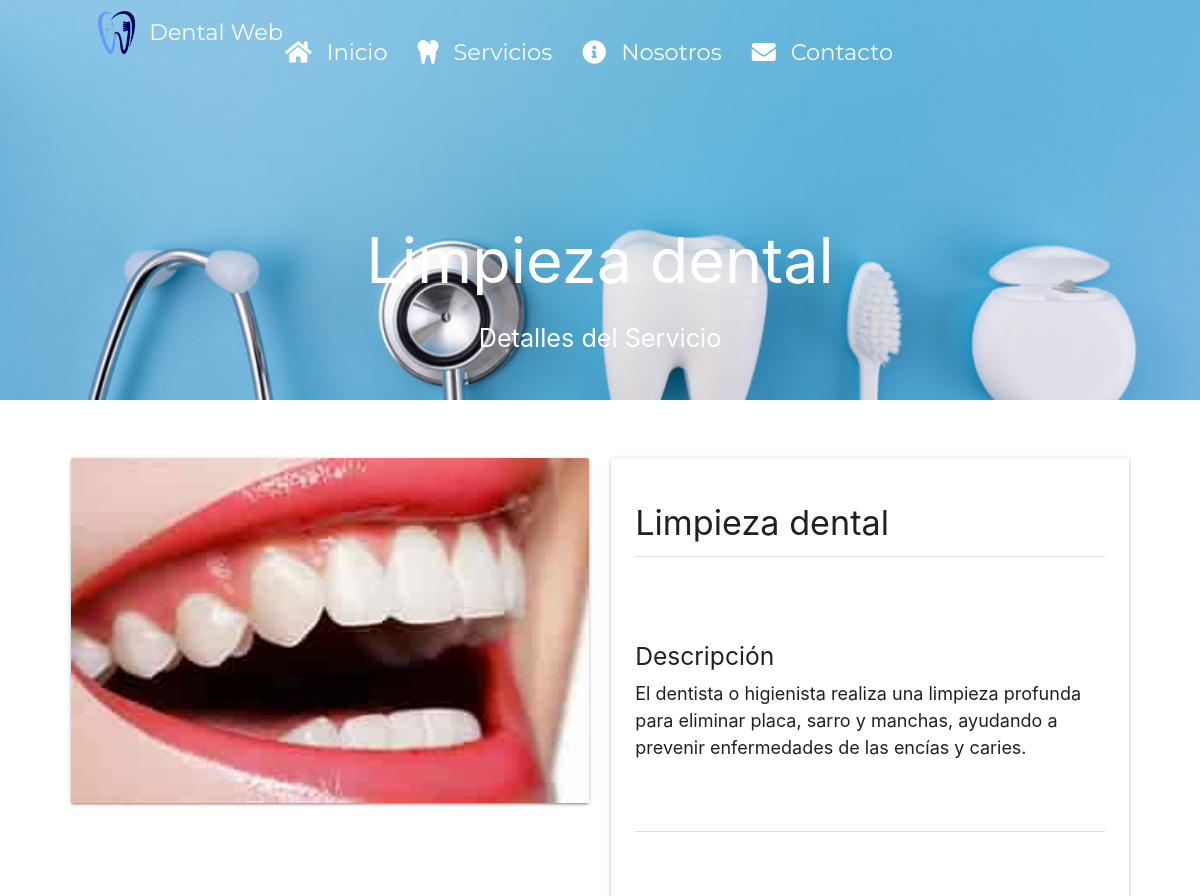
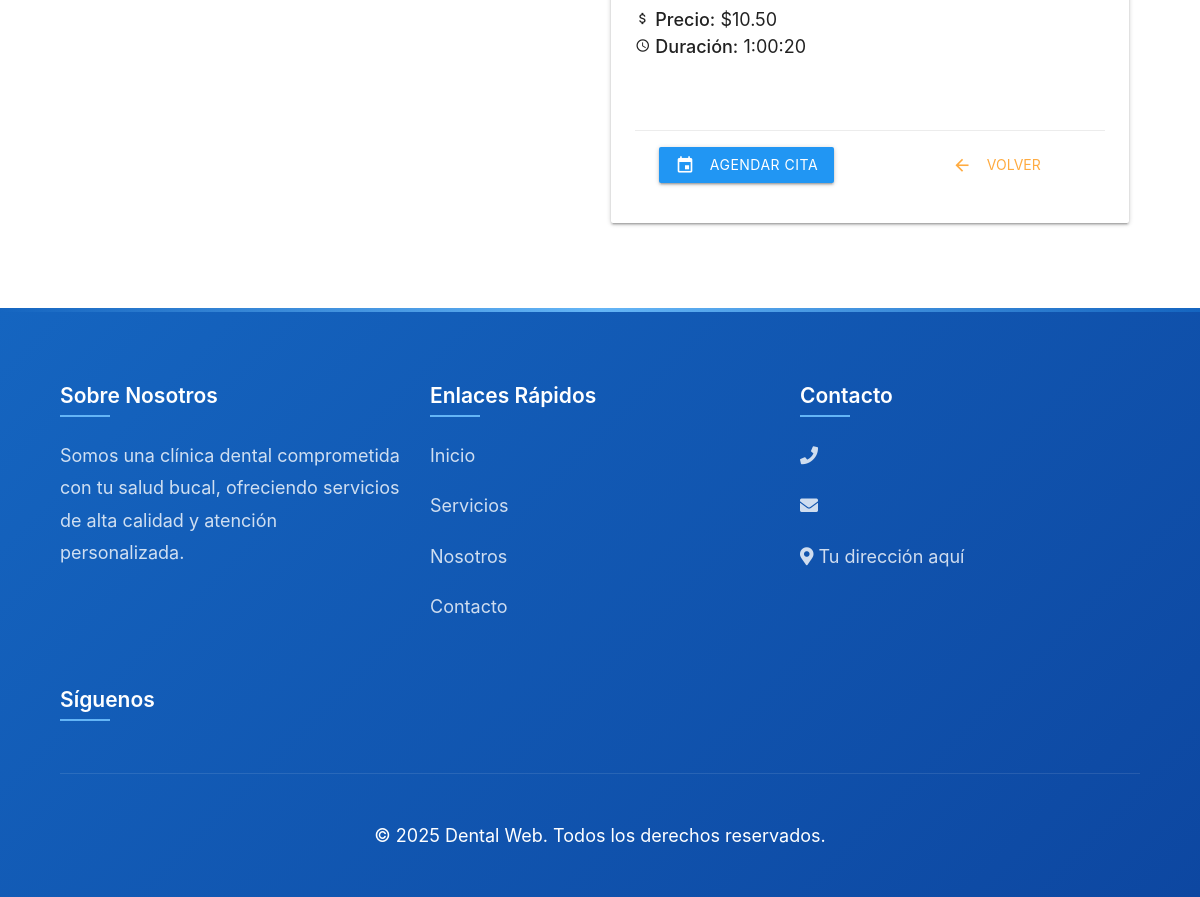
Page /services/1/ on the earlier database version (2 pictures, top to bottom).
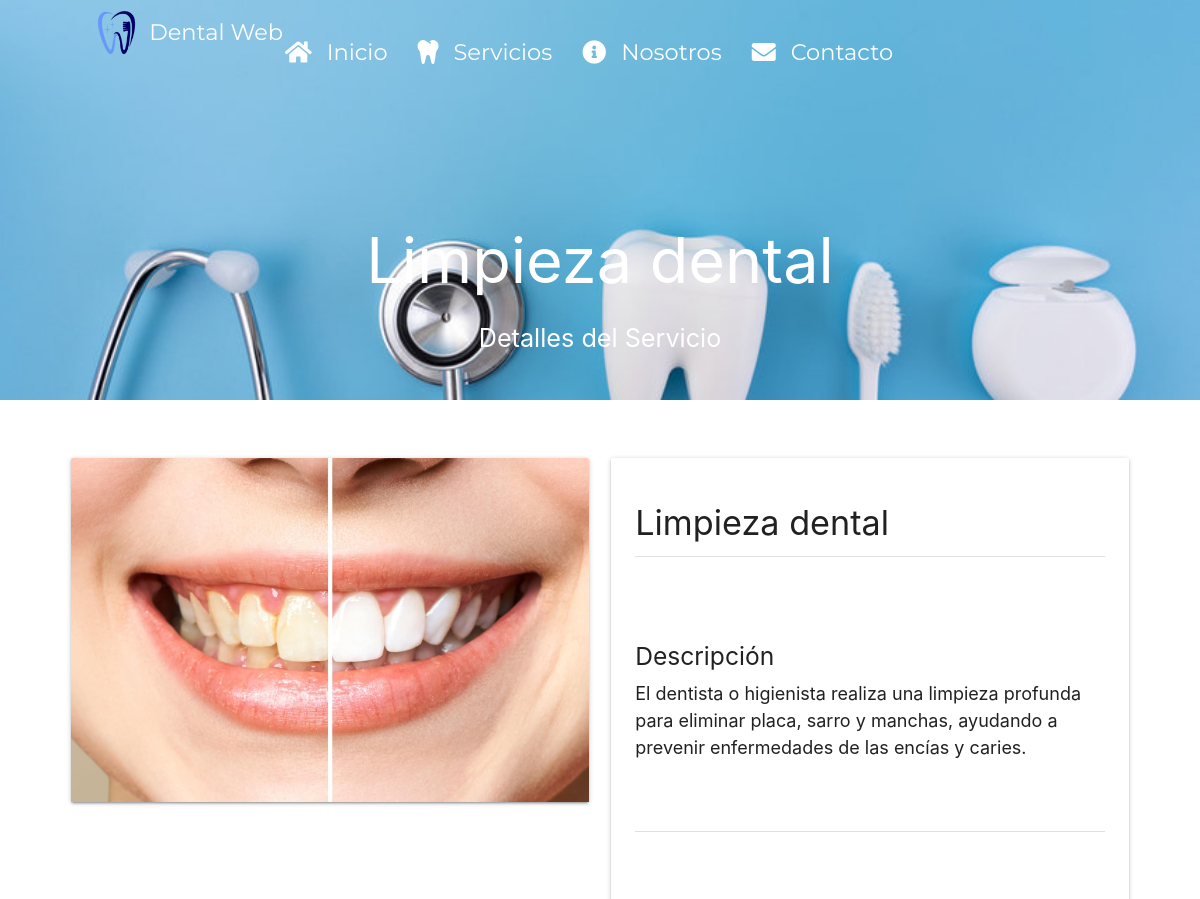
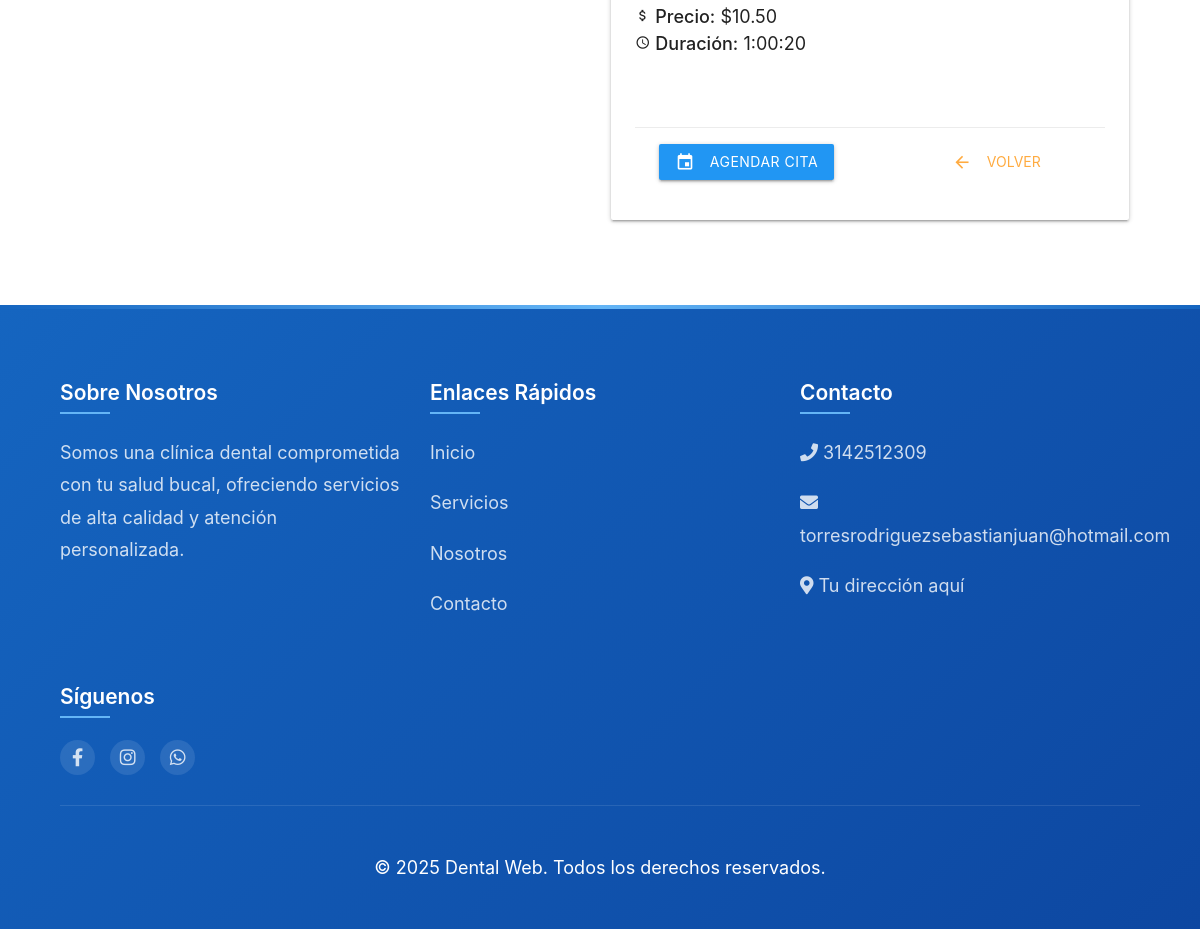
Same page on the later database version (2 pictures, top to bottom).
### dentalApp/models.py (models this page shows, shortened)
class Service(models.Model):
    name = models.CharField(max_length=100)
    description = models.TextField(max_length=166)
    price = models.DecimalField(max_digits=10, decimal_places=2)
    duration = models.DurationField()
    is_active = models.BooleanField(default=True)
    photo = models.ImageField(upload_to='media/service_photos/', null=True, blank=True)

class SocialMediaSettings(models.Model):
    whatsapp_number = models.CharField(max_length=20, help_text="Formato: 573202274345")
    phone_number = models.CharField(max_length=20, help_text="Formato: +573202274345")
    email = models.EmailField()
    facebook_url = models.URLField(verbose_name="URL de Facebook")
    instagram_url = models.URLField(verbose_name="URL de Instagram")
    is_whatsapp_active = models.BooleanField(default=True)
    is_phone_active = models.BooleanField(default=True)
    is_email_active = models.BooleanField(default=True)
    is_facebook_active = models.BooleanField(default=True)
    is_instagram_active = models.BooleanField(default=True)
    class Meta:
        verbose_name = "Configuración de Redes Sociales"
        verbose_name_plural = "Configuración de Redes Sociales"

### dentalApp/views.py (the view)
# urls.py: path('services/<int:pk>/', ServiceDetailView.as_view(), name='ServiceDetailView'),
class ServiceDetailView(BaseContextMixin, DetailView):
    model = Service
    template_name = 'dentalApp/service_detail.html'
    context_object_name = 'service'

### dentalApp/views.py (called while the page is built)
    def get_context_data(self, **kwargs):
        context = super().get_context_data(**kwargs)
        context['social_media'] = SocialMediaSettings.objects.first()
        return context

### dentalApp/templates/dentalApp/service_detail.html (shortened to what this page needs)
{% extends 'dentalApp/base.html' %}
{% load static %}
{% block content %}
<div class="parallax-container">
    <div class="parallax">
        <img src="{% static 'images/banner1.jpg' %}">
    </div>
    <div class="container">
        <nav class="transparent-nav" style="margin-top: 20px;">
            <div class="nav-wrapper">
                <a href="{% url 'HomePageView' %}" class="brand-logo">
                    <img src="{% static 'images/logo.png' %}" alt="Logo" class="responsive-img">
                    Dental Web
                </a>
                <ul class="right hide-on-med-and-down">
                    <li><a href="{% url 'HomePageView' %}"><i class="fas fa-home left"></i>Inicio</a></li>
                    <li>
                        <a href="{% url 'ServiceListView' %}">
                            <i class="fas fa-tooth left"></i>Servicios
                        </a>
                    </li>
                    <li><a href="{% url 'about' %}"><i class="fas fa-info-circle left"></i>Nosotros</a></li>
                    <li><a href="{% url 'contact' %}"><i class="fas fa-envelope left"></i>Contacto</a></li>
                    <li>
                    </li>
                </ul>
            </div>
        </nav>
        <div class="center-align white-text" style="padding-top: 100px;">
            <h1>{{ service.name }}</h1>
            <p class="flow-text">Detalles del Servicio</p>
        </div>
    </div>
</div>
<div class="section white">
    <div class="container">
        <div class="row">
            <div class="col s12 m6">
                <div class="card">
                    {% if service.photo %}
                        <div class="card-image">
                            <img src="{{ service.photo.url }}" alt="{{ service.name }}" class="materialboxed">
                        </div>
                    {% endif %}
                </div>
            </div>
            <div class="col s12 m6">
                <div class="card">
                    <div class="card-content">
                        <h4>{{ service.name }}</h4>
                        <div class="divider"></div>
                        <div class="section">
                            <h5>Descripción</h5>
                            <p>{{ service.description }}</p>
                        </div>
                        <div class="divider"></div>
                        <div class="section">
                            <p><i class="material-icons tiny">attach_money</i> <strong>Precio:</strong> ${{ service.price }}</p>
                            <p><i class="material-icons tiny">schedule</i> <strong>Duración:</strong> {{ service.duration }}</p>
                        </div>
                        <div class="card-action">
                            <a href="{% url 'agendar_cita' %}" class="btn blue waves-effect waves-light">
                                <i class="material-icons left">event</i> Agendar Cita
                            </a>
                            <a href="{% url 'ServiceListView' %}" class="btn-flat waves-effect">
                                <i class="material-icons left">arrow_back</i> Volver
                            </a>
                        </div>
                    </div>
                </div>
            </div>
        </div>
    </div>
</div>
{% endblock %}

### dentalApp/templates/dentalApp/base.html (shortened to what this page needs)
<!DOCTYPE html>
<html lang="es">
<head>
    {% load static %}
    <link rel="stylesheet" href="https://cdnjs.cloudflare.com/ajax/libs/materialize/1.0.0/css/materialize.min.css">
    <link rel="stylesheet" href="{% static 'css/styles.css' %}">
    <link rel="stylesheet" href="https://cdnjs.cloudflare.com/ajax/libs/font-awesome/5.15.4/css/all.min.css">
    <link rel="stylesheet" href="{% static 'css/styles.css' %}">
</head>
<body>
    <div class="floating-button-bar">
    </div>
    <main class="mt-4 fade-in">
        {% block content %}{% endblock %}
    </main>
    <footer class="fade-in">
        <div class="container">
            <div class="footer-content">
                <div class="footer-section">
                    <h5>Sobre Nosotros</h5>
                    <p>Somos una clínica dental comprometida con tu salud bucal, ofreciendo servicios de alta calidad y atención personalizada.</p>
                </div>
                <div class="footer-section">
                    <h5>Enlaces Rápidos</h5>
                    <p><a href="{% url 'HomePageView' %}">Inicio</a></p>
                    <p><a href="{% url 'ServiceListView' %}">Servicios</a></p>
                    <p><a href="{% url 'about' %}">Nosotros</a></p>
                    <p><a href="{% url 'contact' %}">Contacto</a></p>
                </div>
                <div class="footer-section">
                    <h5>Contacto</h5>
                    <p><i class="fas fa-phone"></i> {{ social_media.phone_number }}</p>
                    <p><i class="fas fa-envelope"></i> {{ social_media.email }}</p>
                    <p><i class="fas fa-map-marker-alt"></i> Tu dirección aquí</p>
                </div>
                <div class="footer-section">
                    <h5>Síguenos</h5>
                    <div class="footer-social">
                        {% if social_media.is_facebook_active %}
                        <a href="{{ social_media.facebook_url }}" target="_blank"><i class="fab fa-facebook-f"></i></a>
                        {% endif %}
                        {% if social_media.is_instagram_active %}
                        <a href="{{ social_media.instagram_url }}" target="_blank"><i class="fab fa-instagram"></i></a>
                        {% endif %}
                        {% if social_media.is_whatsapp_active %}
                        <a href="https://wa.me/{{ social_media.whatsapp_number }}"><i class="fab fa-whatsapp"></i></a>
                        {% endif %}
                    </div>
                </div>
            </div>
            <div class="footer-bottom">
                <p>&copy; {% now "Y" %} Dental Web. Todos los derechos reservados.</p>
            </div>
        </div>
    </footer>
</body>
</html>

### dentalApp/static/css/styles.css (style rules this page uses)
.parallax-container { height: 500px; position: relative; }
.section { padding: 50px 0; }

### dentalApp/templates/dentalApp/base.html (style rules this page uses)
body { display: flex; width: 100%; min-height: 100vh; flex-direction: column; font-size: 1.2rem; box-shadow: 0 4px 8px rgba(0, 0, 0, 0.1); margin: 0; padding: 0; }
nav { padding: 0rem 0; box-shadow: 0 0px 0px rgba(0,0,0,0.1); background-color: white; }
nav .brand-logo { font-size: 1.8rem; padding-left: 15px; display: flex; align-items: center; }
nav .brand-logo img { height: 50px; margin-right: 10px; }
.nav-wrapper { padding: 0 20px; }
nav a { font-size: 1.50rem !important; color: black !important; text-decoration: none; padding: 0 20px; transition: color 0.3s ease, transform 0.3s ease; font-family: 'Montserrat', sans-serif; }
.container { width: 90%; margin: 0 auto; max-width: 1200px; }
main { flex: 1 0 auto; width: 100%; margin: 0; padding: 0; }
footer { background: linear-gradient(135deg, #1565c0 0%, #0d47a1 100%); color: white; padding: 4rem 0 2rem 0; position: relative; }
footer::before { content: ''; position: absolute; top: 0; left: 0; right: 0; height: 4px; background: linear-gradient(90deg, #1565c0, #64b5f6, #1565c0); }
.footer-content { display: grid; grid-template-columns: repeat(auto-fit, minmax(250px, 1fr)); gap: 2rem; margin-bottom: 2rem; }
.footer-section h5 { color: white; font-size: 1.4rem; margin-bottom: 1.5rem; font-weight: 600; position: relative; padding-bottom: 10px; }
.footer-section h5::after { content: ''; position: absolute; left: 0; bottom: 0; width: 50px; height: 2px; background: #64b5f6; }
.footer-section p, .footer-section a { color: rgba(255, 255, 255, 0.8); line-height: 1.8; transition: color 0.3s ease; }
.footer-social a { display: inline-block; width: 35px; height: 35px; background: rgba(255, 255, 255, 0.1); margin-right: 10px; text-align: center; line-height: 35px; border-radius: 50%; transition: all 0.3s ease; }
.footer-bottom { text-align: center; padding-top: 2rem; border-top: 1px solid rgba(255, 255, 255, 0.1); }
.fade-in { opacity: 0; }
.floating-button-bar { position: fixed; right: 20px; top: 50%; transform: translateY(-50%); z-index: 1000; display: flex; flex-direction: column; gap: 10px; }
.transparent-nav { background-color: transparent !important; box-shadow: none !important; }
.transparent-nav .nav-wrapper { padding: 0 20px; }
.transparent-nav a { color: white !important; }

### dentalApp/templates/dentalApp/service_detail.html (style rules this page uses)
.parallax-container { height: 400px; }
.card-image img { max-height: 400px; object-fit: cover; }
.card-content .section { margin: 20px 0; }
.card-action { display: flex; justify-content: space-between; align-items: center; }

Differences in the rows shown:
changed Service "Limpieza dental": photo: a different picture
added SocialMediaSettings: phone_number "3142512309", email "torresrodriguezsebastianjuan@hotmail.com"
